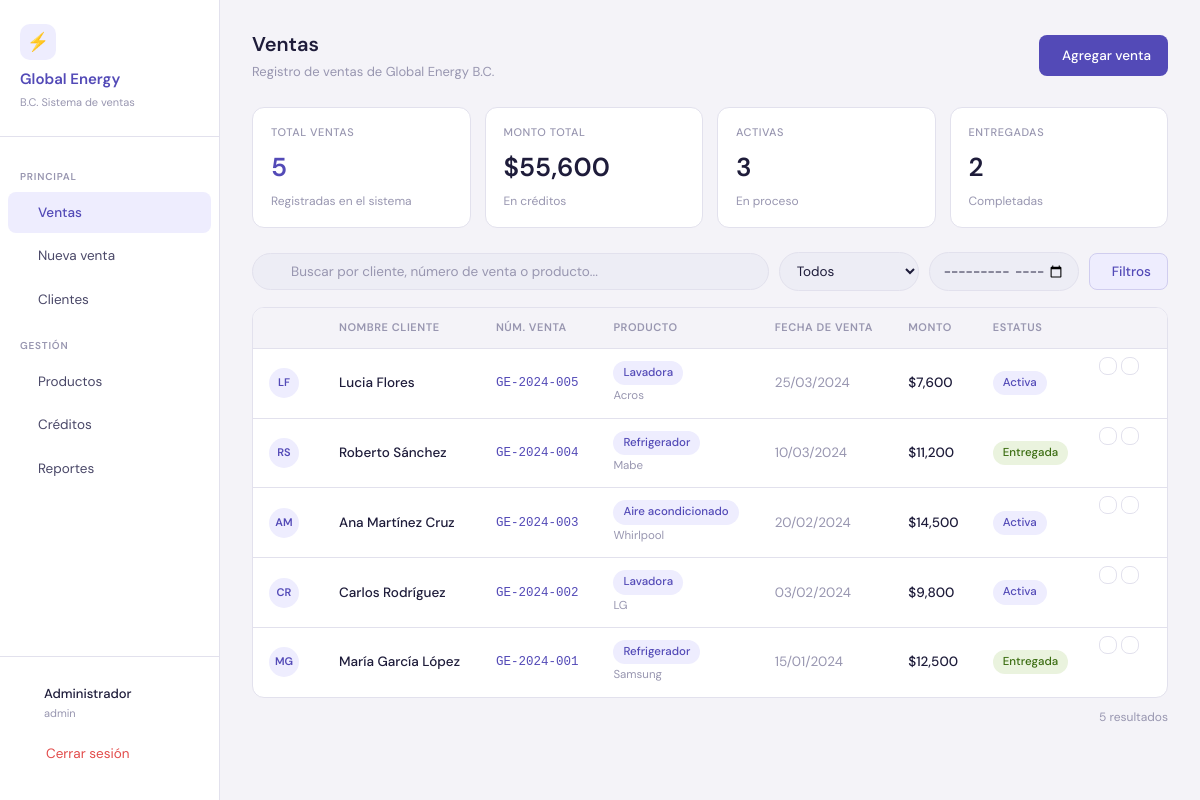
The page /ventas.php (signed in) on the database its author committed.
### tables this page shows
CREATE TABLE IF NOT EXISTS ventas (
    id INT AUTO_INCREMENT PRIMARY KEY,
    num_venta VARCHAR(30) UNIQUE NOT NULL,
    cliente_id INT NOT NULL,
    producto_id INT NOT NULL,
    usuario_id INT,
    fecha_venta DATE NOT NULL,
    estatus ENUM('activa','entregada','cancelada') DEFAULT 'activa',
    notas TEXT,
    created_at TIMESTAMP DEFAULT CURRENT_TIMESTAMP,
    FOREIGN KEY (cliente_id) REFERENCES clientes(id) ON DELETE RESTRICT,
    FOREIGN KEY (producto_id) REFERENCES productos(id) ON DELETE RESTRICT,
    FOREIGN KEY (usuario_id) REFERENCES usuarios(id) ON DELETE SET NULL
);

CREATE TABLE IF NOT EXISTS clientes (
    id INT AUTO_INCREMENT PRIMARY KEY,
    nombre VARCHAR(100) NOT NULL,
    telefono VARCHAR(20),
    email VARCHAR(100),
    direccion TEXT,
    created_at TIMESTAMP DEFAULT CURRENT_TIMESTAMP
);

CREATE TABLE IF NOT EXISTS productos (
    id INT AUTO_INCREMENT PRIMARY KEY,
    marca VARCHAR(50),
    modelo VARCHAR(80),
    tipo ENUM('refrigerador','lavadora','aire_acondicionado') NOT NULL,
    capacidad VARCHAR(40),
    precio DECIMAL(10,2) NOT NULL DEFAULT 0,
    color VARCHAR(40),
    num_serie VARCHAR(80),
    garantia_meses INT DEFAULT 12,
    proveedor VARCHAR(100),
    stock INT DEFAULT 0,
    created_at TIMESTAMP DEFAULT CURRENT_TIMESTAMP
);

CREATE TABLE IF NOT EXISTS creditos (
    id INT AUTO_INCREMENT PRIMARY KEY,
    venta_id INT NOT NULL UNIQUE,
    num_pagos INT NOT NULL DEFAULT 1,
    monto_total DECIMAL(10,2) NOT NULL,
    monto_pago_quincenal DECIMAL(10,2),
    fecha_inicio DATE,
    estatus ENUM('activo','pagado','vencido') DEFAULT 'activo',
    FOREIGN KEY (venta_id) REFERENCES ventas(id) ON DELETE CASCADE
);

### includes/auth.php (called while the page is built, shortened)
<?php
function usuarioActual() {
    return $_SESSION['usuario'] ?? null;
}
function sanitizar($valor) {
    return htmlspecialchars(strip_tags(trim($valor)), ENT_QUOTES, 'UTF-8');
}
?>

### ventas.php (the view, shortened to what this page needs)
<?php
require 'includes/conexion.php';
require 'includes/auth.php';
$paginaActiva  = 'ventas';
$busqueda = sanitizar($_GET['q'] ?? '');
$filtroMes     = sanitizar($_GET['mes'] ?? '');
$where = ['1=1'];
$params = [];
$sql = "SELECT v.id, v.num_venta, v.fecha_venta, v.estatus,
               c.nombre AS cliente,
               p.tipo AS producto, p.marca,
               cr.monto_total, cr.estatus AS estatus_credito
        FROM ventas v
        JOIN clientes c  ON c.id = v.cliente_id
        JOIN productos p ON p.id = v.producto_id
        LEFT JOIN creditos cr ON cr.venta_id = v.id
        WHERE " . implode(' AND ', $where) . "
        ORDER BY v.fecha_venta DESC";
$stmt = $pdo->prepare($sql);
$stmt->execute($params);
$ventas = $stmt->fetchAll();
$stats = $pdo->query("
    SELECT
        COUNT(*) AS total_ventas,
        SUM(cr.monto_total) AS monto_total,
        COUNT(CASE WHEN v.estatus = 'activa' THEN 1 END) AS activas,
        COUNT(CASE WHEN v.estatus = 'entregada' THEN 1 END) AS entregadas
    FROM ventas v
    LEFT JOIN creditos cr ON cr.venta_id = v.id
")->fetch();
$labelEstatus = [
    'activa'    => ['text' => 'Activa',    'class' => 'badge-purple'],
    'entregada' => ['text' => 'Entregada', 'class' => 'badge-green'],
    'cancelada' => ['text' => 'Cancelada', 'class' => 'badge-red'],
];
$labelProducto = [
    'refrigerador'       => 'Refrigerador',
    'lavadora'           => 'Lavadora',
    'aire_acondicionado' => 'Aire acondicionado',
];
function iniciales($nombre) {
    $partes = explode(' ', trim($nombre));
    return strtoupper(substr($partes[0], 0, 1) . (isset($partes[1]) ? substr($partes[1], 0, 1) : ''));
}
require 'includes/header.php';
?>
<div class="topbar">
    <div>
        <div class="page-title">Ventas</div>
        <div class="page-subtitle">Registro de ventas de Global Energy B.C.</div>
    </div>
    <a href="agregar_venta.php" class="btn btn-primary">
        <i class="ti ti-plus"></i> Agregar venta
    </a>
</div>
<div class="stats-row">
    <div class="stat-card">
        <div class="stat-label">Total ventas</div>
        <div class="stat-value purple"><?= $stats['total_ventas'] ?></div>
        <div class="stat-sub">Registradas en el sistema</div>
    </div>
    <div class="stat-card">
        <div class="stat-label">Monto total</div>
        <div class="stat-value">$<?= number_format($stats['monto_total'] ?? 0, 0) ?></div>
        <div class="stat-sub">En créditos</div>
    </div>
    <div class="stat-card">
        <div class="stat-label">Activas</div>
        <div class="stat-value"><?= $stats['activas'] ?></div>
        <div class="stat-sub">En proceso</div>
    </div>
    <div class="stat-card">
        <div class="stat-label">Entregadas</div>
        <div class="stat-value"><?= $stats['entregadas'] ?></div>
        <div class="stat-sub">Completadas</div>
    </div>
</div>
<form method="GET" action="ventas.php">
    <div class="toolbar">
        <div class="search-wrap">
            <input type="text" name="q" placeholder="Buscar por cliente, número de venta o producto..."
                   value="<?= htmlspecialchars($busqueda) ?>">
        </div>
        <select name="estatus" class="form-control" style="width:140px;border-radius:30px">
            <option value="">Todos</option>
        </select>
        <input type="month" name="mes" class="form-control" style="width:150px;border-radius:30px"
               value="<?= htmlspecialchars($filtroMes) ?>">
        <button type="submit" class="btn btn-outline">
            <i class="ti ti-filter"></i> Filtros
        </button>
    </div>
</form>
<div class="table-wrap">
    <table>
        <thead>
            <tr>
                <th style="width:36px"></th>
                <th>Nombre cliente</th>
                <th>Núm. Venta</th>
                <th>Producto</th>
                <th>Fecha de venta</th>
                <th>Monto</th>
                <th>Estatus</th>
                <th style="width:80px"></th>
            </tr>
        </thead>
        <tbody>
            <?php if (empty($ventas)): ?>
                <tr>
                    <td colspan="8" style="text-align:center;padding:40px;color:var(--gray-muted)">
                        <i class="ti ti-inbox" style="font-size:32px;display:block;margin-bottom:8px;opacity:.4"></i>
                        No se encontraron ventas
                        <?= $busqueda ? "para \"$busqueda\"" : '' ?>
                    </td>
                </tr>
            <?php else: ?>
                <?php foreach ($ventas as $v): ?>
                    <tr onclick="window.location='detalle_venta.php?id=<?= $v['id'] ?>'">
                        <td>
                            <div class="avatar"><?= iniciales($v['cliente']) ?></div>
                        </td>
                        <td>
                            <div class="td-name"><?= htmlspecialchars($v['cliente']) ?></div>
                        </td>
                        <td style="font-family:monospace;font-size:12.5px;color:var(--purple-main)">
                            <?= htmlspecialchars($v['num_venta']) ?>
                        </td>
                        <td>
                            <span class="badge badge-purple">
                                <?= $labelProducto[$v['producto']] ?? $v['producto'] ?>
                            </span>
                            <div style="font-size:11.5px;color:var(--gray-muted);margin-top:2px">
                                <?= htmlspecialchars($v['marca']) ?>
                            </div>
                        </td>
                        <td style="color:var(--gray-muted)">
                            <?= date('d/m/Y', strtotime($v['fecha_venta'])) ?>
                        </td>
                        <td style="font-weight:500;color:var(--text-dark)">
                            <?= $v['monto_total'] ? '$' . number_format($v['monto_total'], 0) : '—' ?>
                        </td>
                        <td>
                            <?php $e = $labelEstatus[$v['estatus']] ?? ['text'=>$v['estatus'],'class'=>'badge-gray']; ?>
                            <span class="badge <?= $e['class'] ?>"><?= $e['text'] ?></span>
                        </td>
                        <td onclick="event.stopPropagation()" style="display:flex;gap:4px;padding:8px 12px">
                            <a href="detalle_venta.php?id=<?= $v['id'] ?>"
                               class="btn btn-ghost btn-sm btn-icon" title="Ver detalle">
                            </a>
                            <a href="agregar_venta.php?editar=<?= $v['id'] ?>"
                               class="btn btn-ghost btn-sm btn-icon" title="Editar">
                            </a>
                        </td>
                    </tr>
                <?php endforeach; ?>
            <?php endif; ?>
        </tbody>
    </table>
</div>
<p style="font-size:12px;color:var(--gray-muted);margin-top:10px;text-align:right">
    <?= count($ventas) ?> resultado<?= count($ventas) !== 1 ? 's' : '' ?>
</p>
<?php require 'includes/footer.php'; ?>

### includes/header.php (shortened to what this page needs)
<!DOCTYPE html>
<html lang="es">
<head>
    <link rel="stylesheet" href="assets/css/style.css">
    <link rel="stylesheet" href="https://cdn.jsdelivr.net/npm/@tabler/icons-webfont@3.19.0/dist/tabler-icons.min.css">
</head>
<body>
<div class="app-shell">
    <aside class="sidebar">
        <div class="sidebar-logo">
            <div class="logo-icon">⚡</div>
            <h2>Global Energy</h2>
            <span>B.C. Sistema de ventas</span>
        </div>
        <span class="nav-section">Principal</span>
        <a href="ventas.php" class="nav-item <?= ($paginaActiva === 'ventas') ? 'active' : '' ?>">
            <i class="ti ti-shopping-cart nav-icon"></i> Ventas
        </a>
        <a href="agregar_venta.php" class="nav-item <?= ($paginaActiva === 'agregar') ? 'active' : '' ?>">
            <i class="ti ti-plus nav-icon"></i> Nueva venta
        </a>
        <a href="clientes.php" class="nav-item <?= ($paginaActiva === 'clientes') ? 'active' : '' ?>">
            <i class="ti ti-users nav-icon"></i> Clientes
        </a>
        <span class="nav-section">Gestión</span>
        <a href="productos.php" class="nav-item <?= ($paginaActiva === 'productos') ? 'active' : '' ?>">
            <i class="ti ti-package nav-icon"></i> Productos
        </a>
        <a href="creditos.php" class="nav-item <?= ($paginaActiva === 'creditos') ? 'active' : '' ?>">
            <i class="ti ti-credit-card nav-icon"></i> Créditos
        </a>
        <a href="reportes.php" class="nav-item <?= ($paginaActiva === 'reportes') ? 'active' : '' ?>">
            <i class="ti ti-chart-bar nav-icon"></i> Reportes
        </a>
        <div class="sidebar-footer">
            <div class="nav-item" style="cursor:default;font-size:12.5px;color:var(--gray-muted);gap:8px">
                <div>
                    <div style="color:var(--text-dark);font-weight:500;font-size:13px">
                        <?= htmlspecialchars(usuarioActual()['nombre'] ?? 'Usuario') ?>
                    </div>
                    <div style="font-size:11px"><?= htmlspecialchars(usuarioActual()['rol'] ?? '') ?></div>
                </div>
            </div>
            <a href="logout.php" class="nav-item" style="color:var(--danger)">
                <i class="ti ti-logout nav-icon"></i> Cerrar sesión
            </a>
        </div>
    </aside>
    <main class="main-content">

### includes/footer.php (shortened to what this page needs)
    </main>
</div>
</body>
</html>

### rows shown on the page
ventas: cliente.nombre "LF", cliente.nombre "Lucia Flores", num_venta "GE-2024-005", producto.tipo "Lavadora", producto.marca "Acros", fecha_venta "25/03/2024", creditos.monto_total "7,600", estatus "Activa"
ventas: cliente.nombre "RS", cliente.nombre "Roberto Sánchez", num_venta "GE-2024-004", producto.tipo "Refrigerador", producto.marca "Mabe", fecha_venta "10/03/2024", creditos.monto_total "11,200", estatus "Entregada"
ventas: cliente.nombre "AM", cliente.nombre "Ana Martínez Cruz", num_venta "GE-2024-003", producto.tipo "Aire acondicionado", producto.marca "Whirlpool", fecha_venta "20/02/2024", creditos.monto_total "14,500", estatus "Activa"
ventas: cliente.nombre "CR", cliente.nombre "Carlos Rodríguez", num_venta "GE-2024-002", producto.tipo "Lavadora", producto.marca "LG", fecha_venta "03/02/2024", creditos.monto_total "9,800", estatus "Activa"
ventas: cliente.nombre "MG", cliente.nombre "María García López", num_venta "GE-2024-001", producto.tipo "Refrigerador", producto.marca "Samsung", fecha_venta "15/01/2024", creditos.monto_total "12,500", estatus "Entregada"

### other values the page prints
usuarioActual()['nombre'] "Administrador"
usuarioActual()['rol'] "admin"
$stats['total_ventas'] "5"
$stats['monto_total'] "55,600"
$stats['activas'] "3"
$stats['entregadas'] "2"
count($ventas) "5"
